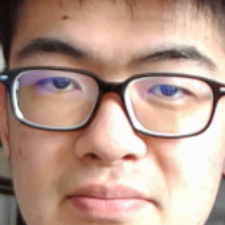
#> input picture Calling_roll_System/Database1/1.png, 225 x 225 px, given in place of the camera
$ python extract_face.py   (older library calls are emulated)
#> lines starting #> are read from the running program, lines starting #| are printed output that depends on the picture
import cv2
#import pylab
n=0
cascPath = "..//haarcascade_frontalface_alt.xml"
faceCascade = cv2.CascadeClassifier(cascPath)
video_capture = cv2.VideoCapture(1)
x=y=0
w=h=1
while True:
    video_capture.set(3,800)
    video_capture.set(4,600)
    ret, frame = video_capture.read()
#> frame is the input picture: shape (225, 225, 3); mean B, G, R 140.8, 154.6, 184.4
    gray = cv2.cvtColor(frame, cv2.COLOR_RGB2GRAY)
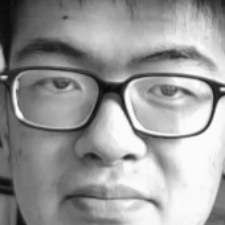
#> gray: shape (225, 225); min 9, max 251, mean 153.9
    faces = faceCascade.detectMultiScale(
        gray,
        scaleFactor=1.1,
        minNeighbors=5,
        minSize=(30, 30),
        flags=cv2.cv.CV_HAAR_SCALE_IMAGE
    )
#> faces = ()

    for (x, y, w, h) in faces:
                cv2.rectangle(frame, (x+25, y+25), (x+w-25, y+h-25), (0, 225, 0), 2)
#> this loop made 0 passes

    for (x, y, w, h) in faces:
                cv2.rectangle(gray, (x+25, y+25), (x+w-25, y+h-25), (0, 225, 0), 2)

    cv2.imshow('Video', frame)
#    cv2.imshow('gray', gray)
    cv2.imshow('face', frame[y+25:y+h-25,x+25:x+w-25])
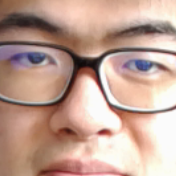
#> window 'face': shape (176, 176, 3); mean B, G, R 147.3, 160.7, 192.6
    face=frame[y+25:y+h-25,x+25:x+w-25]
    face=cv2.resize(face,(225,225))
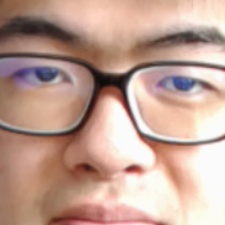
#> face: shape (225, 225, 3); mean B, G, R 147.2, 160.6, 192.5
    key = cv2.waitKey(10) & 0xff
#> (key q is pressed here)
    if key == 27:
        break
    if cv2.waitKey(1) & 0xFF == ord('q'):
#> (key q is pressed here)
        cv2.imwrite(str(n)+'.png',face)
        n+=1
#    pylab.imshow(face)
#    pylab.show()
video_capture.release()
cv2.destroyAllWindows()

$ run again, on Calling_roll_System/Database1/2.png
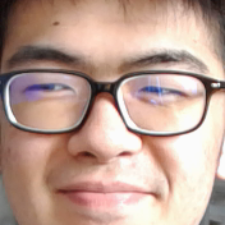
#> input picture Calling_roll_System/Database1/2.png, 225 x 225 px, given in place of the camera
#> frame is the input picture: shape (225, 225, 3); mean B, G, R 147.7, 160.3, 189.9
#> `gray = cv2.cvtColor(frame, cv2.COLOR_RGB2GRAY)`:
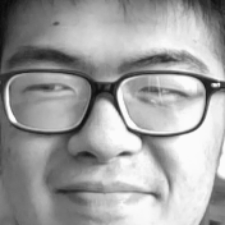
#> gray: shape (225, 225); min 10, max 252, mean 159.9
#> faces = ()
#> `face=cv2.resize(face,(225,225))`:
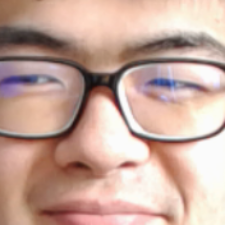
#> face: shape (225, 225, 3); mean B, G, R 156.1, 167.9, 199.3

$ run again, on Calling_roll_System/Database1/3.png
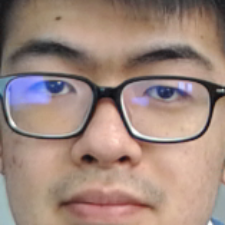
#> input picture Calling_roll_System/Database1/3.png, 225 x 225 px, given in place of the camera
#> frame is the input picture: shape (225, 225, 3); mean B, G, R 125.2, 135.5, 159.8
#> `gray = cv2.cvtColor(frame, cv2.COLOR_RGB2GRAY)`:
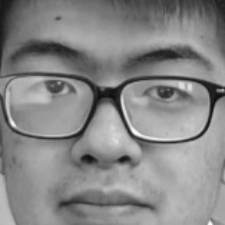
#> gray: shape (225, 225); min 11, max 251, mean 135.2
#> faces = ()
#> `cv2.imshow('face', frame[y+25:y+h-25,x+25:x+w-25])`:
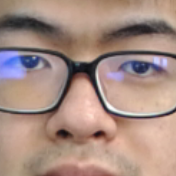
#> window 'face': shape (176, 176, 3); mean B, G, R 131, 141, 167
